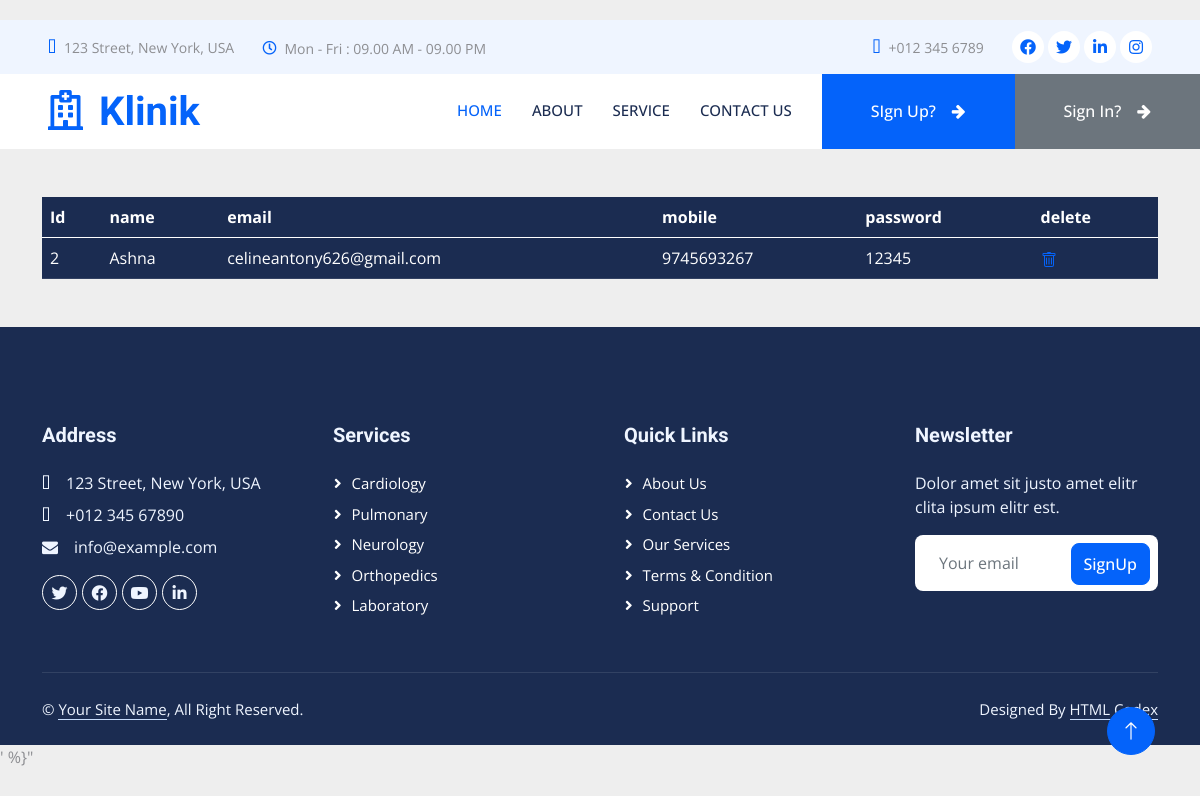
The page /user_views on the database its author committed.
### my_python_project/models.py (models this page shows)
class Userdetailss(models.Model):
    username=models.CharField(max_length=200)
    useremail=models.CharField(max_length=200)
    usermobile=models.IntegerField()
    userpassword=models.CharField(max_length=200)

### my_python_project/views.py (the view)
# urls.py: path('user_views',views.user_views),
def user_views(request):
    data=Userdetailss.objects.all()
    return render(request,'user_views.html',{'result':data})

### templates/user_views.html (shortened to what this page needs)
{% load static%}
{%block content%}
{% include 'header.html' %}
<br><br>
<div class="container">
<table class="table table-dark">
    <thead>
      <tr>
        <th scope="col">Id</th>
        <th scope="col">name</th>
        <th scope="col">email</th>
        <th scope="col">mobile</th>
        <th scope="col">password</th>
        <th scope="col">delete</th>
      </tr>
    </thead>
    <tbody>
{% for i in result %}
      <tr>
      <td>{{i.id}}</td>
      <td>{{i.username}}</td>
      <td>{{i.useremail}}</td>
      <td>{{i.usermobile}}</td>
      <td>{{i.userpassword}}</td>
      <td><a href="{% url 'userdelete' id=i.id %}"></a></td>
      </tr>
      {% endfor %}
    </tbody>
  </table>
</div>
{% include 'footer.html' %}
{%endblock%}

### static/css/style.css (style rules this page uses)
:root { --primary: #0463FA; --light: #EFF5FF; --dark: #1B2C51; }

### static/css/profile.css (style rules this page uses)
body { margin-top:20px; background:#eee; }

### static/css/user.css (style rules this page uses)
body { background-color: #f9f9fa }

### static/css/admin.css (style rules this page uses)
body { background:#eee; }

### rows shown on the page
Userdetailss: id "2", username "Ashna", useremail "celineantony626@gmail.com", usermobile "9745693267", userpassword "12345"
